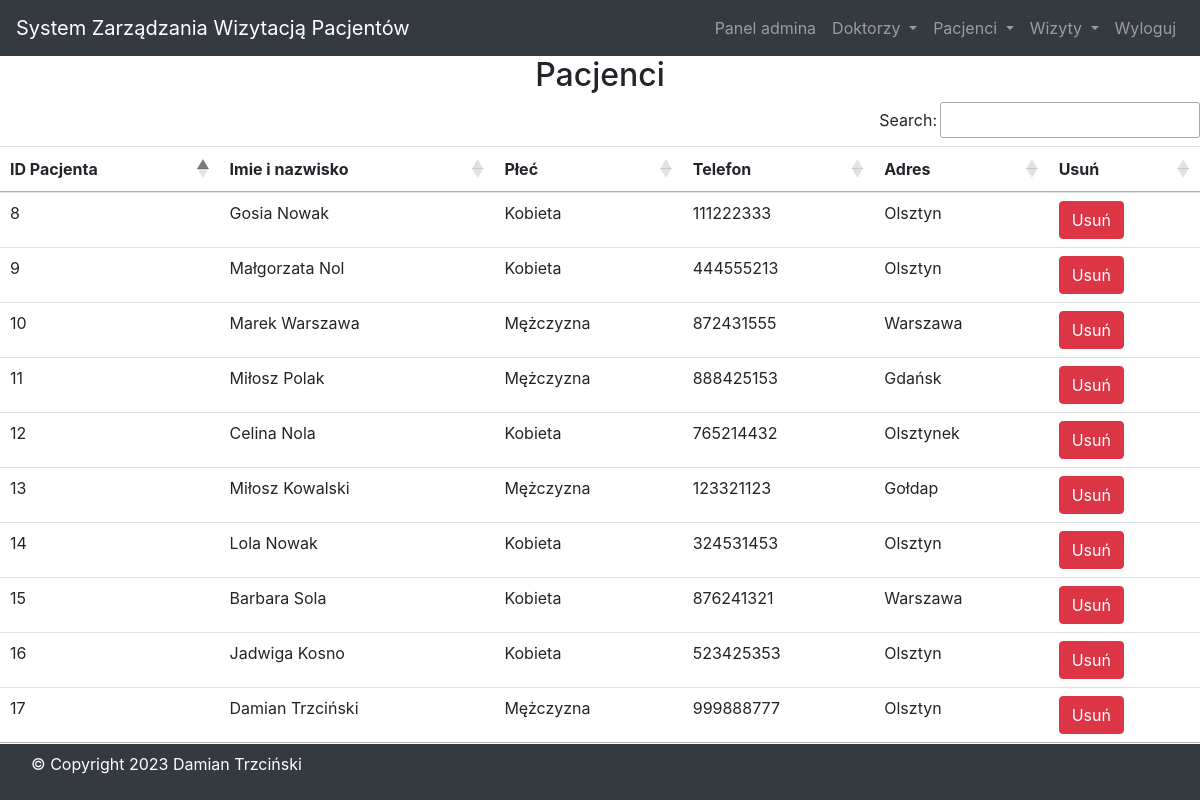
Page /view_patient/ (signed in) on the committed database.
### szpital/models.py (models this page shows, shortened)
class Pacjent(models.Model):
    id = models.AutoField(primary_key=True)
    imie = models.CharField(max_length=50)
    plec = models.CharField(max_length=10)
    telefon = models.IntegerField(null=True)
    adres = models.TextField()

### szpital/views.py (the view)
# urls.py: path('view_patient/', View_Patient, name='view_patient'),
def View_Patient(request):
    if not request.user.is_staff:
        return redirect('login')
    doc = Pacjent.objects.all()
    d = {'doc':doc}
    return render(request, 'view_patient.html', d)

### szpital/templates/view_patient.html
{% include 'baza.html' %}
{% include 'nawigacja.html' %}
{% block content %}
<div>
    <h2 class="text-center">Pacjenci</h2>
    <table id="tabela" class="table table-hover">
        <thead>
            <tr>
                <th>ID Pacjenta</th>
                <th>Imie i nazwisko</th>
                <th>Płeć</th>
                <th>Telefon</th>
                <th>Adres</th>
                <th>Usuń</th>
            </tr>
        </thead>
        <tbody>
            {% for i in doc %}
            <tr>
                <td>{{i.id}}</td>
                <td>{{i.imie}}</td>
                <td>{{i.plec}}</td>
                <td>{{i.telefon}}</td>
                <td>{{i.adres}}</td>
                <td><a href="{% url 'delete_patient' i.id %}" onclick="return confirm('Usunąć pacjenta ?')" class="btn btn-danger">Usuń</a></td>
            </tr>
            {% endfor %}
        </tbody>
    </table>
</div>
{% endblock content %}
{% include 'stopka.html' %}

### rows in the picture
Pacjent: id "8", imie "Gosia Nowak", plec "Kobieta", telefon "111222333", adres "Olsztyn"
Pacjent: id "9", imie "Małgorzata Nol", plec "Kobieta", telefon "444555213", adres "Olsztyn"
Pacjent: id "10", imie "Marek Warszawa", plec "Mężczyzna", telefon "872431555", adres "Warszawa"
Pacjent: id "11", imie "Miłosz Polak", plec "Mężczyzna", telefon "888425153", adres "Gdańsk"
Pacjent: id "12", imie "Celina Nola", plec "Kobieta", telefon "765214432", adres "Olsztynek"
Pacjent: id "13", imie "Miłosz Kowalski", plec "Mężczyzna", telefon "123321123", adres "Gołdap"
Pacjent: id "14", imie "Lola Nowak", plec "Kobieta", telefon "324531453", adres "Olsztyn"
Pacjent: id "15", imie "Barbara Sola", plec "Kobieta", telefon "876241321", adres "Warszawa"
Pacjent: id "16", imie "Jadwiga Kosno", plec "Kobieta", telefon "523425353", adres "Olsztyn"
Pacjent: id "17", imie "Damian Trzciński", plec "Mężczyzna", telefon "999888777", adres "Olsztyn"
